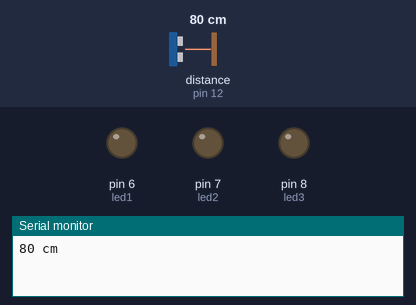
A sketch run on a simulated Arduino Uno, built with avr-gcc and run on an emulated ATmega328P. On the bench: output pins drawn as LEDs (lit = HIGH), the last lines printed to the serial monitor. Wiring (inferred from the names in the program): ultrasonic range finder: trigger pin 13; echo pin 12. The test bench sets the inputs (shaded band); at power-on: distance to the obstacle (sensor on pin 12) 80 cm. The echo pulse lasts 58.3 µs per cm; pins used as bus, display or sensor lines are not drawn.

Above: at 1.2 s.
1.3 s: distance to the obstacle (sensor on pin 12) set to 2 cm
At 2.5 s:
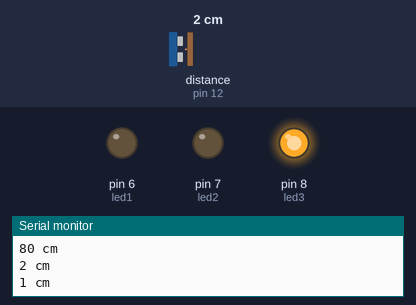
2.8 s: distance to the obstacle (sensor on pin 12) set to 5 cm
At 4.0 s:
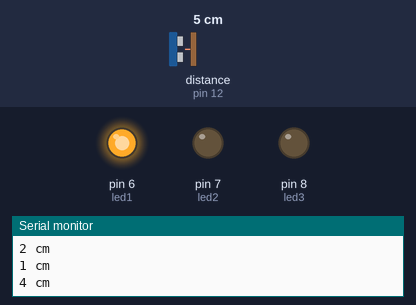
4.3 s: distance to the obstacle (sensor on pin 12) set to 28 cm
5.8 s: distance to the obstacle (sensor on pin 12) set to 31 cm
At 6.7 s:
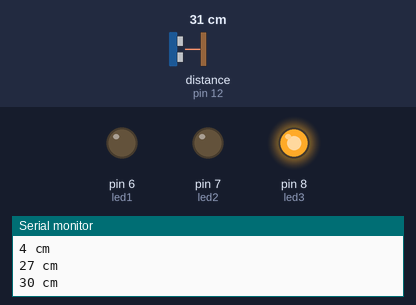
7.3 s: distance to the obstacle (sensor on pin 12) set to 36 cm
At 8.0 s:
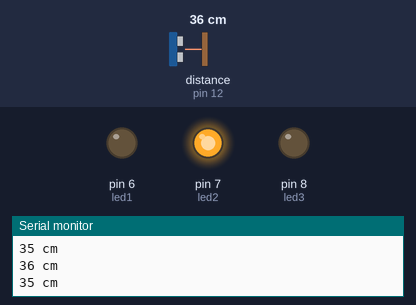
8.8 s: distance to the obstacle (sensor on pin 12) set to 4 cm
At 9.3 s:
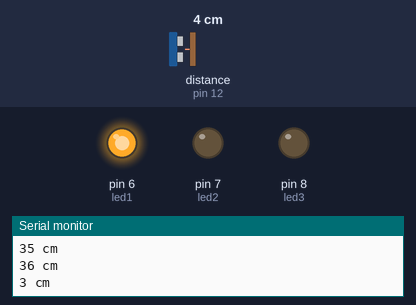
Timing chart, 0 to 11.3 s (numbered marks = the images above; inputs shaded):
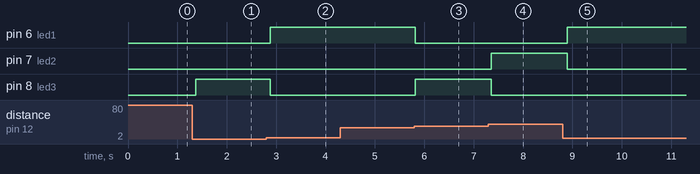

Measured:
- the behaviour switches between 3 and 4 cm on distance to the obstacle (sensor on pin 12) (found by bisection; images 1 and 2)
- the behaviour switches between 30 and 31 cm on distance to the obstacle (sensor on pin 12) (found by bisection; images 2 and 3)
- the behaviour switches between 32 and 33 cm on distance to the obstacle (sensor on pin 12) (found by bisection; images 3 and 4)
- after the input at 1.3 s, pin 8 (led3): LOW → HIGH after 0.07 s
- after the input at 2.8 s, pin 6 (led1): LOW → HIGH after 0.08 s; pin 8 (led3): HIGH → LOW after 0.08 s
- after the input at 5.8 s, pin 6 (led1): HIGH → LOW at once; pin 8 (led3): LOW → HIGH at once
- after the input at 7.3 s, pin 7 (led2): LOW → HIGH after 0.06 s; pin 8 (led3): HIGH → LOW after 0.06 s
- after the input at 8.8 s, pin 6 (led1): LOW → HIGH after 0.10 s; pin 7 (led2): HIGH → LOW after 0.10 s

The sketch:

AR20_ultrasonic.ino.ino
```cpp
/*

 예제 6.7

 초음파 거리센서를 이용한 거리 측정

*/


// 트리거 핀과 에코 핀 번호를 설정한다.

const char trigPin = 13;

const char echoPin = 12;

 int led1=6;
int led2=7;
int led3=8;


// 펄스 폭과 거리 변수 설정

int pulseWidth;

int distance;

int distanceOld;


void setup() {

  // 시리얼 통신 설정

  Serial.begin (9600);

  // 트리거 핀은 출력으로, 에코핀은 입력으로 설정

  pinMode(trigPin,OUTPUT);

  pinMode(echoPin,INPUT);

   pinMode(led1,OUTPUT);
    pinMode(led2,OUTPUT);
     pinMode(led3,OUTPUT);

  // 트리거 핀의 초기값을 LOW로 한다

  digitalWrite(trigPin,LOW);


}


void loop(){

  // 10us의 트리거 신호를 HC-SR04로 내보낸다.

  digitalWrite(trigPin,HIGH);

  delayMicroseconds(10);

  digitalWrite(trigPin,LOW);


  // Echo 펄스 폭을 측정하여 pulseWidth 변수에 저장한다.

  pulseWidth=pulseIn(echoPin,HIGH);

  // 거리를 계산한다.

  distance = pulseWidth/58;


  // 감지거리인 2~200cm 범위의 거리값만 사용한다.

  if(distance <= 200 || distance >= 2){

    // 이전의 거리값과 비교하여 변화가 있을 경우에만

    // 시리얼 통신으로 전송한다.

    if(distance != distanceOld){

      Serial.print(distance);

      Serial.println(" cm");

    };

  };

  distanceOld = distance;

if(30>distance & distance>2)
{
  digitalWrite(led1,HIGH);
  digitalWrite(led2,LOW);
  digitalWrite(led3,LOW);
  }
else if(60>distance & distance>31)
{
  digitalWrite(led1,LOW);
  digitalWrite(led2,HIGH);
  digitalWrite(led3,LOW);
  }
  else if(61>distance)
  {
    digitalWrite(led1,LOW);
  digitalWrite(led2,LOW);
  digitalWrite(led3,HIGH);
    }

  delay(100);

}
```
